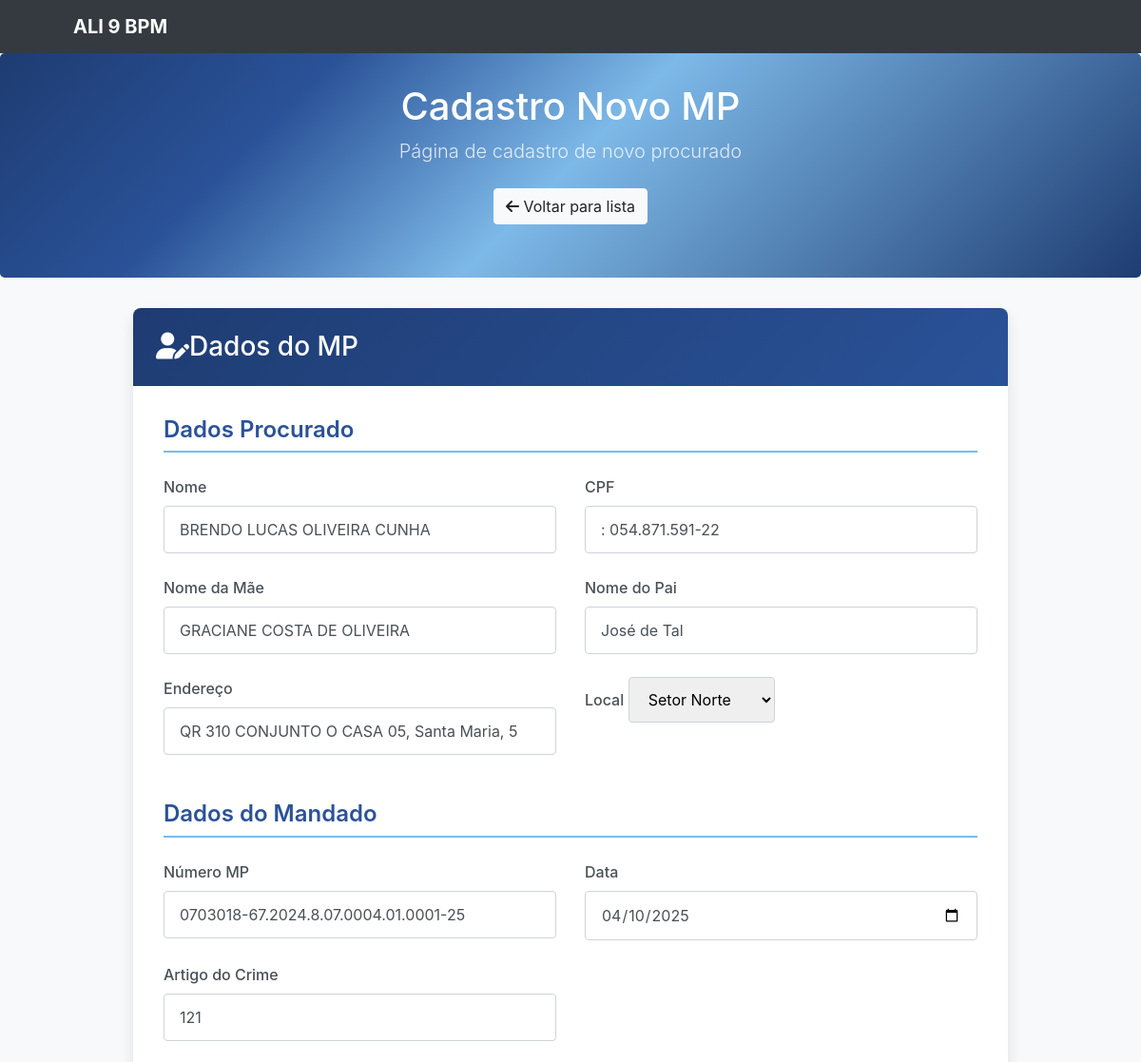
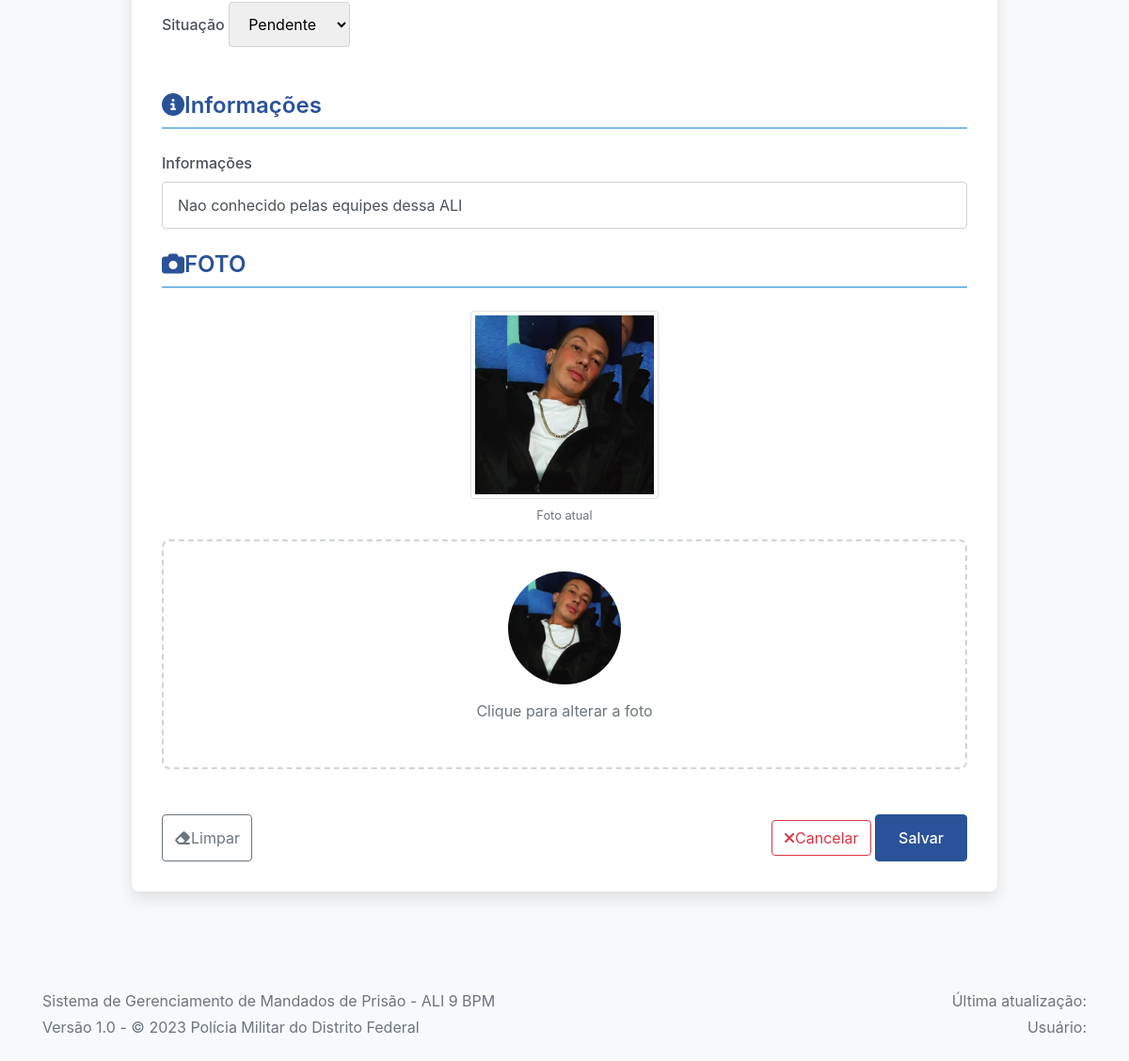
Page /edit-mp/1 on the committed database (2 pictures, top to bottom).
### tables this page shows
CREATE TABLE mp_table (
                    id_mp INTEGER PRIMARY KEY AUTOINCREMENT,
                    nome TEXT NOT NULL,
                    data TEXT NOT NULL,
                    endereco TEXT,
                    situacao TEXT NOT NULL,
                    local TEXT,
                    fotos TEXT,
                    data_cadastro TEXT,
                    nome_mae TEXT,
                    nome_pai TEXT,
                    cpf TEXT,
                    status_mp TEXT,
                    numero_mp TEXT,
                    emissao_mp TEXT,
                    artigos_mp TEXT,
                    informe_equipe_aguia TEXT
                );

### app.py (the view)
@app.route("/edit-mp/<int:mp_id>", methods=["GET", "POST"])
def edit_mp(mp_id):
    mp = InfoMP.buscar_por_id(mp_id)
    if not mp:
        flash("MP não encontrado", "error")
        return redirect(url_for('mp_pagina'))
    form = TarefaForm()
    if form.validate_on_submit():
        foto_path = mp.fotos  # Mantém a foto existente por padrão
        if 'foto' in request.files:
            file = request.files['foto']
            if file and file.filename != '' and allowed_file(file.filename):
                if mp.fotos:
                    try:
                        old_file = os.path.join(app.config['UPLOAD_FOLDER'], mp.fotos.split('/')[-1])
                        if os.path.exists(old_file):
                            os.remove(old_file)
                    except Exception as e:
                        flash(f"Erro ao remover foto antiga: {str(e)}", "warning")
                filename = secure_filename(file.filename)
                random_name = random_filename(filename)
                filepath = os.path.join(app.config['UPLOAD_FOLDER'], random_name)
                file.save(filepath)
                foto_path = os.path.join('images', 'uploads', random_name).replace('\\', '/')
        mp.nome = form.nome.data
        mp.data = form.data.data
        mp.endereco = form.endereco.data
        mp.situacao = form.situacao.data
        mp.local = form.local.data
        mp.fotos = foto_path
        mp.nome_mae = form.nome_mae.data
        mp.nome_pai = form.nome_pai.data
        mp.cpf = form.cpf.data
        mp.status_mp = form.situacao.data
        mp.numero_mp = form.numero_mp.data
        mp.emissao_mp = form.data.data
        mp.artigos_mp = form.artigo_crime.data
        mp.informe_equipe_aguia = form.info_aguia.data
        success, message = mp.atualizar_mp_bd(mp_id)
        if success:
            flash('MP atualizado com sucesso!', 'success')
            return redirect(url_for('mp_pagina'))
        else:
            flash(f'Erro ao atualizar: {message}', 'error')
    elif request.method == 'GET':
        try:
            if isinstance(mp.data, str):
                data_obj = datetime.strptime(mp.data, '%Y-%m-%d').date()
            else:
                data_obj = mp.data
        except (ValueError, AttributeError):
            data_obj = date.today()  # Valor padrão se houver erro
        form.nome.data = mp.nome
        form.data.data = data_obj  # Agora é um objeto date
        form.endereco.data = mp.endereco
        form.situacao.data = mp.situacao
        form.local.data = mp.local
        form.nome_mae.data = mp.nome_mae
        form.nome_pai.data = mp.nome_pai
        form.cpf.data = mp.cpf
        form.numero_mp.data = mp.numero_mp
        form.artigo_crime.data = mp.artigos_mp
        form.info_aguia.data = getattr(mp, 'informe_equipe_aguia', '')  # Usando getattr por segurança
    foto_atual = None
    if hasattr(mp, 'fotos') and mp.fotos:
        foto_path = mp.fotos[0]
        foto_atual = url_for('static', filename=foto_path)
    return render_template("new-mp.html", form=form, mp=mp, foto_atual=foto_atual, edicao=True)

### templates/new-mp.html (shortened to what this page needs)
<!doctype html>
<html lang="pt-BR">
  <head>
    <link href="{{ url_for('static', filename='css/bootstrap.min.css') }}" rel="stylesheet">
    <link rel="stylesheet" href="https://cdnjs.cloudflare.com/ajax/libs/font-awesome/6.4.0/css/all.min.css">
  </head>
  <body>
    <header>
      <div class="navbar navbar-dark bg-dark box-shadow">
        <div class="container d-flex justify-content-between">
          <a href="index_mp.html" class="navbar-brand d-flex align-items-center">
            <svg xmlns="http://www.w3.org/2000/svg" width="24" height="24" viewBox="0 0 512 512" fill="currentColor" class="mr-2">
            </svg>
            <strong>ALI 9 BPM</strong>
          </a>
        </div>
      </div>
    </header>
    <main role="main">
      <section class="jumbotron text-center" style="background: linear-gradient(135deg, var(--secondary-color) 0%, var(--primary-color) 25%, var(--accent-color) 50%, var(--secondary-color) 100%); color: white; padding: 2rem 1rem;">
        <div class="container">
          <h1 class="jumbotron-heading">Cadastro Novo MP</h1>
          <p class="lead" style="color: rgba(255,255,255,0.8)">Página de cadastro de novo procurado</p>
          <p>
            <a href="{{ url_for('mp_pagina') }}" class="btn btn-light my-2"><i class="fas fa-arrow-left"></i> Voltar para lista</a>
          </p>
        </div>
      </section>
      <div class="container">
        <div class="row justify-content-center">
          <div class="col-lg-10">
            <div class="form-container">
              <h3 class="form-header"><i class="fas fa-user-edit me-2"></i>Dados do MP</h3>
              <form method="POST" action="{{ url_for('edit_mp', mp_id=mp.id_mp) if edicao else url_for('new_mp') }}" class="form-section" enctype="multipart/form-data">
                <h4 class="section-title">Dados Procurado</h4>
                <div class="row">
                  <div class="col-md-6">
                    <div class="form-group">
                      {{ form.nome.label(class="form-label") }}
                      {{ form.nome(class="form-control", placeholder="Nome completo do procurado") }}
                    </div>
                  </div>
                  <div class="col-md-6">
                    <div class="form-group">
                      {{ form.cpf.label(class="form-label") }}
                      {{ form.cpf(class="form-control", placeholder="000.000.000-00") }}
                    </div>
                  </div>
                </div>
                <div class="row">
                  <div class="col-md-6">
                    <div class="form-group">
                      {{ form.nome_mae.label(class="form-label") }}
                      {{ form.nome_mae(class="form-control", placeholder="Nome completo da mãe") }}
                    </div>
                  </div>
                  <div class="col-md-6">
                    <div class="form-group">
                      {{ form.nome_pai.label(class="form-label") }}
                      {{ form.nome_pai(class="form-control", placeholder="Nome completo do pai") }}
                    </div>
                  </div>
                </div>
                <div class="row">
                  <div class="col-md-6">
                    <div class="form-group">
                      {{ form.endereco.label(class="form-label") }}
                      {{ form.endereco(class="form-control", placeholder="Endereço completo") }}
                    </div>
                  </div>
                  <div class="col-md-6">
                    <div class="form-group">
                      {{ form.local.label(class="form-label") }}
                      {{ form.local(class="form-select") }}
                    </div>
                  </div>
                </div>
                <h4 class="section-title mt-4">Dados do Mandado</h4>
                <div class="row">
                  <div class="col-md-6">
                    <div class="form-group">
                      {{ form.numero_mp.label(class="form-label") }}
                      {{ form.numero_mp(class="form-control", placeholder="Número do MP") }}
                    </div>
                  </div>
                  <div class="col-md-6">
                    <div class="form-group">
                      {{ form.data.label(class="form-label") }}
                      {{ form.data(class="form-control datepicker", placeholder="DD/MM/AAAA") }}
                    </div>
                  </div>
                  <div class="col-md-6">
                    <div class="form-group">
                      {{ form.artigo_crime.label(class="form-label") }}
                      {{ form.artigo_crime(class="form-control", placeholder="Artigo do crime") }}
                    </div>
                  </div>
                </div>
                <div class="row">
                  <div class="col-md-6">
                    <div class="form-group">
                      {{ form.situacao.label(class="form-label") }}
                      {{ form.situacao(class="form-select") }}
                    </div>
                  </div>
                </div>
                <h4 class="section-title mt-4"><i class="fas fa-info-circle me-2"></i>Informações</h4>
                <div class="form-group">
                    {{ form.info_aguia.label(class="form-label") }}
                    {{ form.info_aguia(class="form-control", rows="2", maxlength="200", placeholder="Informações relevantes para a equipe") }}
                </div>
                <h4 class="section-title mt-4"><i class="fas fa-camera me-2"></i>FOTO</h4>
                {% if foto_atual %}
                <div class="mb-3">
                    <img src="{{ foto_atual }}" class="img-thumbnail"
                         style="max-width: 200px; max-height: 200px; object-fit: cover; display: block; margin: 0 auto;">
                    <p class="text-center text-muted small mt-2">Foto atual</p>
                </div>
                {% endif %}
                <div class="photo-upload" onclick="document.getElementById('fotoProcurado').click()">
                    <div class="photo-icon" id="photoPreview">
                        {% if foto_atual %}
                            <img src="{{ foto_atual }}" class="img-fluid rounded-circle"
                                 style="width:120px;height:120px;object-fit:cover;">
                        {% else %}
                            <i class="fas fa-user-circle fa-5x text-secondary"></i>
                        {% endif %}
                    </div>
                    <p class="text-muted text-center mt-2">
                        {% if foto_atual %}Clique para alterar a foto{% else %}Clique para adicionar foto{% endif %}
                    </p>
                </div>
                <div class="d-flex justify-content-between mt-5">
                  <button type="reset" class="btn btn-outline-secondary">
                    <i class="fas fa-eraser me-2"></i>Limpar
                  </button>
                  <div>
                    <a href="{{ url_for('mp_pagina') }}" class="btn btn-outline-danger me-2">
                      <i class="fas fa-times me-2"></i>Cancelar
                    </a>
                    {{ form.submit(class="btn btn-primary") }}
                  </div>
                </div>
              </form>
            </div>
          </div>
        </div>
      </div>
    </main>
    <footer class="text-muted py-4 bg-light mt-5">
      <div class="container">
        <div class="row">
          <div class="col-md-6">
            <p class="mb-1">Sistema de Gerenciamento de Mandados de Prisão - ALI 9 BPM</p>
            <p class="mb-0">Versão 1.0 - © 2023 Polícia Militar do Distrito Federal</p>
          </div>
          <div class="col-md-6 text-md-right">
            <p class="mb-1">Última atualização: {{ data_atual }}</p>
            <p class="mb-0">Usuário: <strong>{{ usuario }}</strong></p>
          </div>
        </div>
      </div>
    </footer>
  </body>
</html>

### templates/new-mp.html (style rules this page uses)
:root { --primary-color: #2a5298; --secondary-color: #1e3c72; --accent-color: #7db9e8; }
body { background-color: #f8f9fa; }
.form-header { background: linear-gradient(135deg, var(--secondary-color) 0%, var(--primary-color) 100%); color: white; border-radius: 8px 8px 0 0; padding: 1.5rem; margin-bottom: 0; }
.form-container { background-color: white; border-radius: 8px; box-shadow: 0 0.5rem 1rem rgba(0, 0, 0, 0.1); margin-bottom: 2rem; }
.form-section { padding: 2rem; }
.section-title { color: var(--primary-color); border-bottom: 2px solid var(--accent-color); padding-bottom: 0.5rem; margin-bottom: 1.5rem; font-weight: 600; }
.form-label { font-weight: 500; color: #495057; }
.form-control, .form-select { border-radius: 4px; padding: 0.75rem 1rem; border: 1px solid #ced4da; transition: all 0.3s; }
.btn-primary { background-color: var(--primary-color); border-color: var(--primary-color); padding: 0.75rem 1.5rem; font-weight: 500; transition: all 0.3s; }
.form-group { margin-bottom: 1.5rem; }
.photo-upload { border: 2px dashed #ced4da; border-radius: 8px; padding: 2rem; text-align: center; cursor: pointer; transition: all 0.3s; }
.photo-icon { font-size: 3rem; color: var(--primary-color); margin-bottom: 1rem; }

### rows in the picture
mp_table: nome "BRENDO LUCAS OLIVEIRA CUNHA", cpf ": 054.871.591-22", nome_mae "GRACIANE COSTA DE OLIVEIRA", nome_pai "José de Tal", endereco "QR 310 CONJUNTO O CASA 05, Santa Maria, 5", local "Setor Norte", numero_mp "0703018-67.2024.8.07.0004.01.0001-25", data "04/10/2025", situacao "Pendente"
